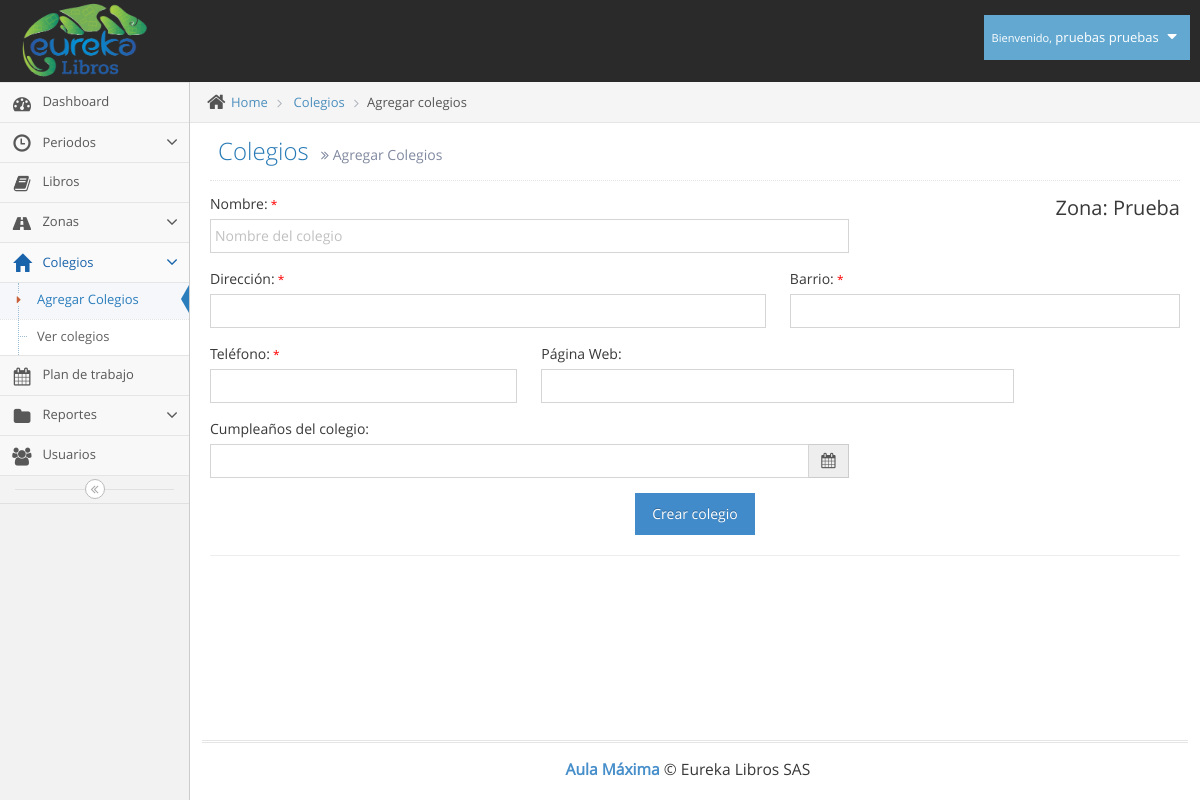
The app's page /agregar_colegio.php (signed in), older data.
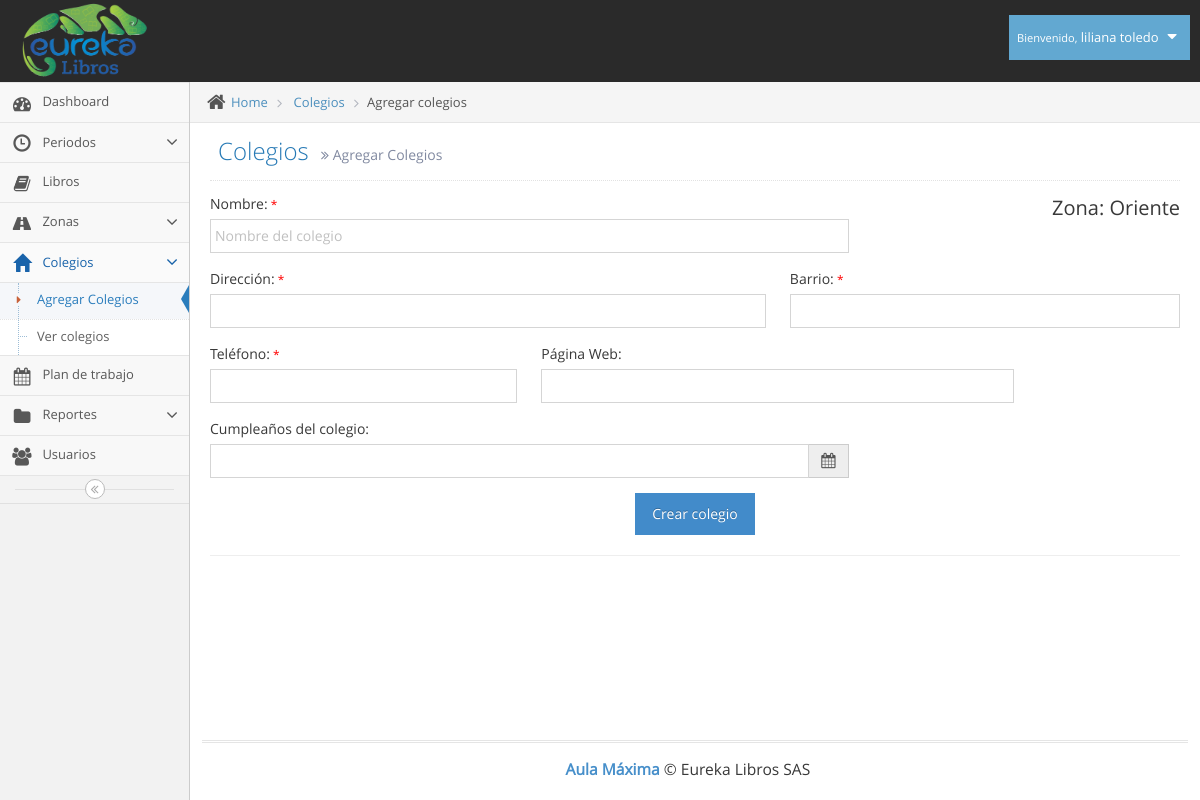
The same page, newer data.
### tables this page shows
CREATE TABLE IF NOT EXISTS `usuarios` (
`id` int(11) NOT NULL,
  `tipo` int(11) NOT NULL,
  `id_pais` int(11) NOT NULL,
  `cedula` varchar(12) NOT NULL,
  `nombres` varchar(100) NOT NULL,
  `apellidos` varchar(100) NOT NULL,
  `telefono` varchar(12) NOT NULL,
  `direccion` varchar(100) NOT NULL,
  `correo` varchar(100) NOT NULL,
  `clave` varchar(100) NOT NULL,
  `cod_zona` varchar(10) NOT NULL
);

CREATE TABLE IF NOT EXISTS `zonas` (
`id` int(11) NOT NULL,
  `codigo` varchar(8) NOT NULL,
  `zona` varchar(100) NOT NULL
);

### agregar_colegio.php (the view, shortened to what the changed rows need)
<!DOCTYPE html>
<html lang="es">
	<head>
		<link rel="stylesheet" href="assets/css/bootstrap.min.css" />
		<link rel="stylesheet" href="assets/font-awesome/4.5.0/css/font-awesome.min.css" />
		<link rel="stylesheet" href="assets/css/jquery-ui.custom.min.css" />
		<link rel="stylesheet" href="assets/css/chosen.min.css" />
		<link rel="stylesheet" href="assets/css/bootstrap-datepicker3.min.css" />
		<link rel="stylesheet" href="assets/css/bootstrap-timepicker.min.css" />
		<link rel="stylesheet" href="assets/css/daterangepicker.min.css" />
		<link rel="stylesheet" href="assets/css/bootstrap-datetimepicker.min.css" />
		<link rel="stylesheet" href="assets/css/bootstrap-colorpicker.min.css" />
		<link rel="stylesheet" href="assets/css/ace.min.css" class="ace-main-stylesheet" id="main-ace-style" />
		<link rel="stylesheet" href="assets/css/ace-skins.min.css" />
		<link rel="stylesheet" href="assets/css/ace-rtl.min.css" />
	</head>
	<body class="no-skin">
		<?php include("template/nav.php"); ?>
		<div class="main-container ace-save-state" id="main-container">
			<div class="main-content">
				<div class="main-content-inner">
					<div class="page-content">
						<div class="page-header">
							<h1>
								Colegios
								<small>
									<i class="ace-icon fa fa-angle-double-right"></i>
									Agregar Colegios
								</small>
							</h1>
						</div>
						<?php
							require_once('conexion/bdd.php');
							$sql = "SELECT zona, codigo FROM zonas WHERE codigo='".$_SESSION['zona']."'";
							$req = $bdd->prepare($sql);
							$req->execute();
							$zona = $req->fetch();
							echo "<div class='pull-right' style='font-size: 20px;'>Zona: ". $zona["zona"]."</div>";
						?>
						<div class="row">
							<div class="col-xs-8">
							</div>
						</div>
						<div class="row">
							<div class="col-sm-7">
							</div>
							<div class="col-sm-5">
							</div>
						</div>
						<div class="row">
							<div class="col-sm-4">
							</div>
							<div class="col-sm-6">
							</div>
						</div>
						<div class="row">
							<div class="col-xs-8">
							</div>
						</div>
						<center><button class="btn btn-primary">Crear colegio</button></center>
						<hr>
					</div>
				</div>
			</div>
		</div>
	</body>
	</body>
</html>

### template/nav.php (shortened to what the changed rows need)
<div id="navbar" class="navbar navbar-default          ace-save-state">
			<div class="navbar-container ace-save-state" id="navbar-container">
				<div class="navbar-buttons navbar-header pull-right" role="navigation">
					<ul class="nav ace-nav">
						<li class="light-blue dropdown-modal">
							<a data-toggle="dropdown" href="#" class="dropdown-toggle">
								<?php
									require_once('conexion/bdd.php');
									$sql = "SELECT nombres,apellidos FROM usuarios WHERE id='".$_SESSION['id']."'";
									$req = $bdd->prepare($sql);
									$req->execute();
									$usuario = $req->fetch();
									$nombre_completo=$usuario["nombres"]." ".$usuario["apellidos"];
								?>
									<small>Bienvenido,</small>
									<?php echo $nombre_completo; ?>
								<i class="ace-icon fa fa-caret-down"></i>
							</a>
						</li>
					</ul>
				</div>
			</div>
		</div>

Row changes from the older to the newer data that the page shows:
removed zonas: zona "Prueba"
changed usuarios: nombre_completo "pruebas pruebas" → "liliana toledo"
now on this page (row unchanged): zonas: zona "Oriente"
